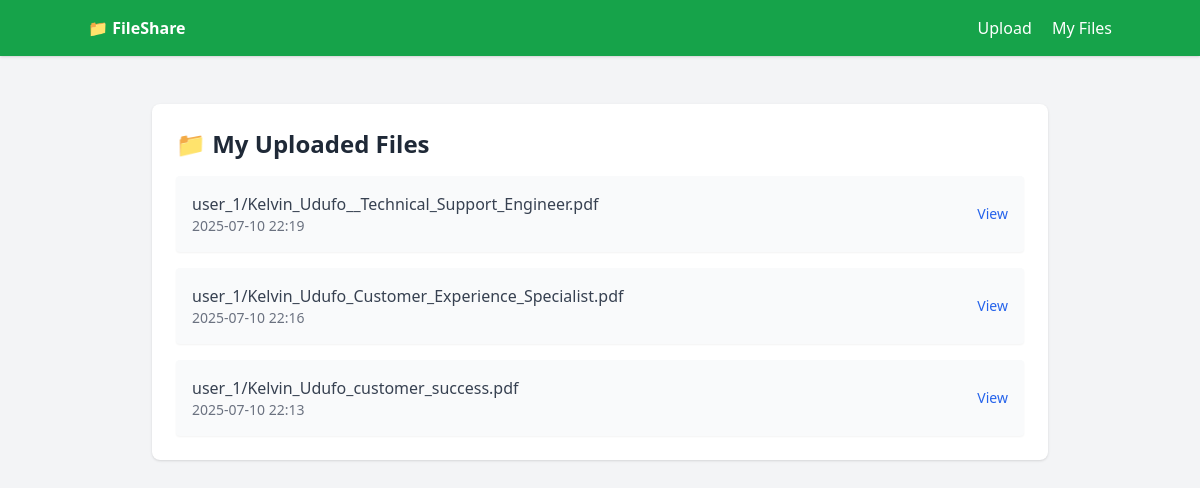
The app's page /my-files/ (signed in), older data.
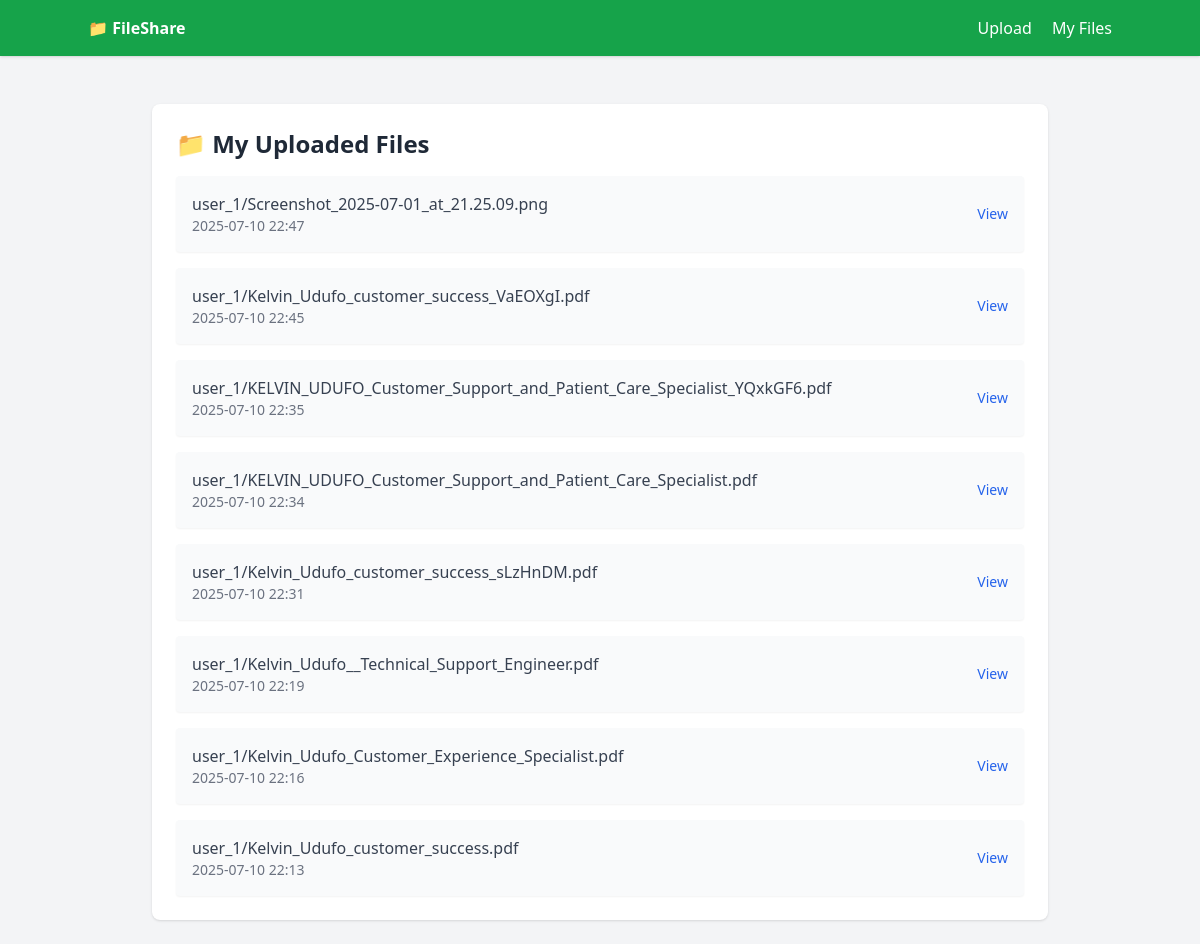
The same page, newer data.
### core/models.py (models this page shows, shortened)
class FileUpload(models.Model):
    owner = models.ForeignKey(User, on_delete=models.CASCADE)
    file = models.FileField(upload_to=user_directory_path)
    uploaded_at = models.DateTimeField(auto_now_add=True)
    share_uuid = models.UUIDField(default=uuid.uuid4, unique=True)
    is_public = models.BooleanField(default=False)
    expire_after = models.DateTimeField(null=True, blank=True)

### core/views.py (the view)
# urls.py: path('my-files/', views.my_files, name='my_files'),
@login_required
def my_files(request):
    files = FileUpload.objects.filter(owner=request.user).order_by("-uploaded_at")
    return render(request, "core/my_files.html", {"files": files})

### core/templates/core/my_files.html (shortened to what this page needs)
{% extends 'core/base.html' %}
{% block content %}
  <div class="max-w-4xl mx-auto p-6 bg-white shadow rounded-lg mt-6">
    <h2 class="text-2xl font-bold mb-4 text-gray-800">📁 My Uploaded Files</h2>
    {% if files %}
      <ul class="space-y-4">
        {% for file in files %}
          <li class="p-4 bg-gray-50 rounded shadow-sm flex justify-between items-center">
            <div>
              <p class="font-medium text-gray-700">{{ file.file.name }}</p>
              <p class="text-sm text-gray-500">{{ file.uploaded_at|date:"Y-m-d H:i" }}</p>
            </div>
            <a href="{% url 'file_detail' uuid=file.share_uuid %}" class="text-blue-600 hover:underline text-sm">View</a>
          </li>
        {% endfor %}
      </ul>
    {% else %}
      <p class="text-gray-600">You haven’t uploaded any files yet.</p>
    {% endif %}
  </div>
{% endblock %}

### core/templates/core/base.html (shortened to what this page needs)
<!DOCTYPE html>
<html lang="en">
<head>
  <script src="https://cdn.tailwindcss.com"></script>
</head>
<body class="bg-gray-100">
  <nav class="bg-green-600 text-white p-4 shadow">
    <div class="container mx-auto flex justify-between items-center">
      <a href="/" class="font-bold">📁 FileShare</a>
      <div>
        <a href="{% url 'upload_file' %}" class="mr-4 hover:underline">Upload</a>
        <a href="{% url 'my_files' %}" class="hover:underline">My Files</a>
      </div>
    </div>
  </nav>
  <div class="p-6">
    {% block content %}{% endblock %}
  </div>
</body>
</html>

Row changes from the older to the newer data that the page shows:
added FileUpload: file.name "user_1/Screenshot_2025-07-01_at_21.25.09.png", uploaded_at "2025-07-10 22:47"
added FileUpload: file.name "user_1/Kelvin_Udufo_customer_success_VaEOXgI.pdf", uploaded_at "2025-07-10 22:45"
added FileUpload: file.name "user_1/KELVIN_UDUFO_Customer_Support_and_Patient_Care_Specialist_YQxkGF6.pdf", uploaded_at "2025-07-10 22:35"
added FileUpload: file.name "user_1/KELVIN_UDUFO_Customer_Support_and_Patient_Care_Specialist.pdf", uploaded_at "2025-07-10 22:34"
added FileUpload: file.name "user_1/Kelvin_Udufo_customer_success_sLzHnDM.pdf", uploaded_at "2025-07-10 22:31"
